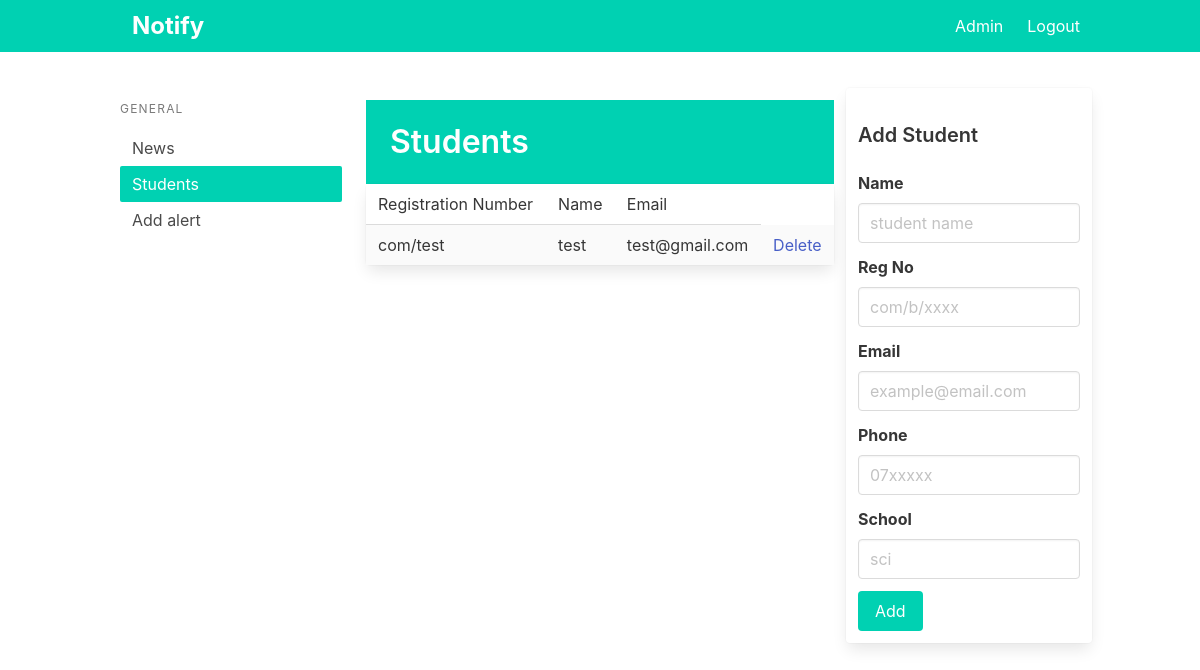
/student (signed in), run on an earlier commit of the app's database.
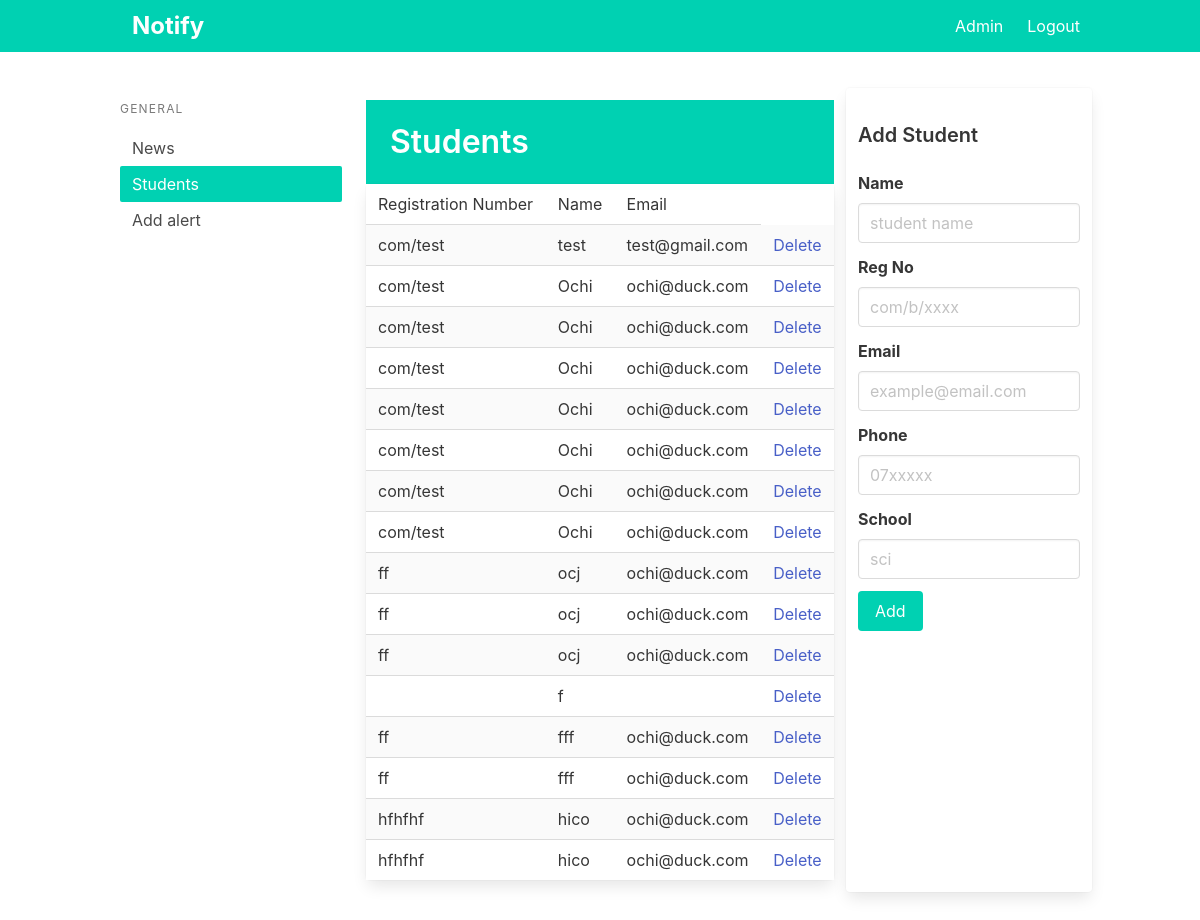
And on a later commit of the database.
### app/models.py (models this page shows)
class Student(db.Model):
    id = db.Column(db.Integer, primary_key=True)
    name = db.Column(db.String(100))
    reg = db.Column(db.String(30))
    phone = db.Column(db.String(15))
    email = db.Column(db.String(20))
    school = db.Column(db.String(50))

### app/main.py (the view)
@main.route('/student')
@login_required
def student():
    students = Student.query.all()
    return render_template('student.html', students=students)

### app/templates/student.html
{% extends "base.html" %}
{% block content %}
<div class="columns">
  <div class="column is-3 ">
    <aside class="menu is-hidden-mobile">
      <p class="menu-label">
        General
      </p>
      <ul class="menu-list">
        <li><a href="{{ url_for('main.index') }}">News</a></li>
        <li><a href="{{ url_for('main.alert') }}" class="has-background-primary has-text-white">Students</a></li>
        <li><a href="{{ url_for('main.alert') }}">Add alert</a></li>
      </ul>
    </aside>
  </div>
  <div class="column is-6">
    <section class="hero is-primary welcome is-small">
      <div class="hero-body">
        <div class="container">
          <h1 class="title">
            Students
          </h1>
        </div>
      </div>
    </section>
    <div class="is-6">
      <div class="card events-card">
        <div class="card-table">
          <div class="content">
            <table class="table is-fullwidth is-striped">
              <tbody>
                <tr>
                  <td>Registration Number</td>
                  <td>Name</td>
                  <td>Email</td>
                </tr>
                {% for student in students %}
                <tr>
                  <td>{{ student.reg}}</td>
                  <td>{{ student.name }}</td>
                  <td>{{ student.email }}</td>
                  <td><a href="{{ url_for("main.delete_student", id=student.id) }}">Delete</a></td>
                </tr>
                {% endfor %}
              </tbody>
            </table>
          </div>
        </div>
      </div>
    </div>
  </div>
  <div class="card events-card">
    <div class="column">
      <div class="content">
        <h1 class="subtitle is-5 mt-5">Add Student</h1>
        <form method="POST" action="/student">
          <div class="field">
            <label class="label">Name</label>
            <div class="control">
              <input class="input" type="text" name="name" placeholder="student name">
            </div>
          </div>
          <div class="field">
            <label class="label">Reg No</label>
            <div class="control">
              <input class="input" type="text" name="reg" placeholder="com/b/xxxx">
            </div>
          </div>
          <div class="field">
            <label class="label">Email</label>
            <div class="control">
              <input class="input" type="email" name="email" placeholder="example@email.com">
            </div>
          </div>
          <div class="field">
            <label class="label">Phone</label>
            <div class="control">
              <input class="input" type="text" name="phone" placeholder="07xxxxx">
            </div>
          </div>
          <div class="field">
            <label class="label">School</label>
            <div class="control">
              <input class="input" type="text" name="school" placeholder="sci">
            </div>
          </div>
          <div class="field is-grouped">
            <div class="control">
              <button class="button is-primary">Add</button>
            </div>
          </div>
        </form>
      </div>
    </div>
  </div>
</div>
{% endblock %}

### app/templates/base.html (shortened to what this page needs)
<!DOCTYPE html>
<html>
<head>
    <link rel="stylesheet" href="https://cdnjs.cloudflare.com/ajax/libs/bulma/0.7.2/css/bulma.min.css" />
</head>
<body>
    <section class="is-fullheight">
        <div class="hero-head">
            <nav class="navbar is-primary">
                <div class="container">
                    <div id="navbarMenuHeroA" class="navbar-menu">
                        <div class="navbar-start">
                            <a href="{{ url_for('main.index') }}" class="navbar-item label is-large">
                                Notify
                            </a>
                        </div>
                        <div class="navbar-end">
                            {% if current_user.is_authenticated %}
                            <a href="{{ url_for('main.index') }}" class="navbar-item">
                                Admin
                            </a>
                            {% endif %}
                            {% if current_user.is_authenticated %}
                            <a href="{{ url_for('auth.logout') }}" class="navbar-item">
                                Logout
                            </a>
                            {% endif %}
                        </div>
                    </div>
                </div>
            </nav>
        </div>
        <div class="hero-body">
            <div class="container">
                {% block content %}
                {% endblock %}
            </div>
        </div>
    </section>
</body>
</html>

What changed in the data, as far as the page shows it:
added Student: reg "com/test", name "Ochi", email "ochi@duck.com"
added Student: reg "com/test", name "Ochi", email "ochi@duck.com"
added Student: reg "com/test", name "Ochi", email "ochi@duck.com"
added Student: reg "com/test", name "Ochi", email "ochi@duck.com"
added Student: reg "com/test", name "Ochi", email "ochi@duck.com"
added Student: reg "com/test", name "Ochi", email "ochi@duck.com"
added Student: reg "com/test", name "Ochi", email "ochi@duck.com"
added Student: reg "ff", name "ocj", email "ochi@duck.com"
added Student: reg "ff", name "ocj", email "ochi@duck.com"
added Student: reg "ff", name "ocj", email "ochi@duck.com"
added Student: name "f"
added Student: reg "ff", name "fff", email "ochi@duck.com"
added Student: reg "ff", name "fff", email "ochi@duck.com"
added Student: reg "hfhfhf", name "hico", email "ochi@duck.com"
added Student: reg "hfhfhf", name "hico", email "ochi@duck.com"
